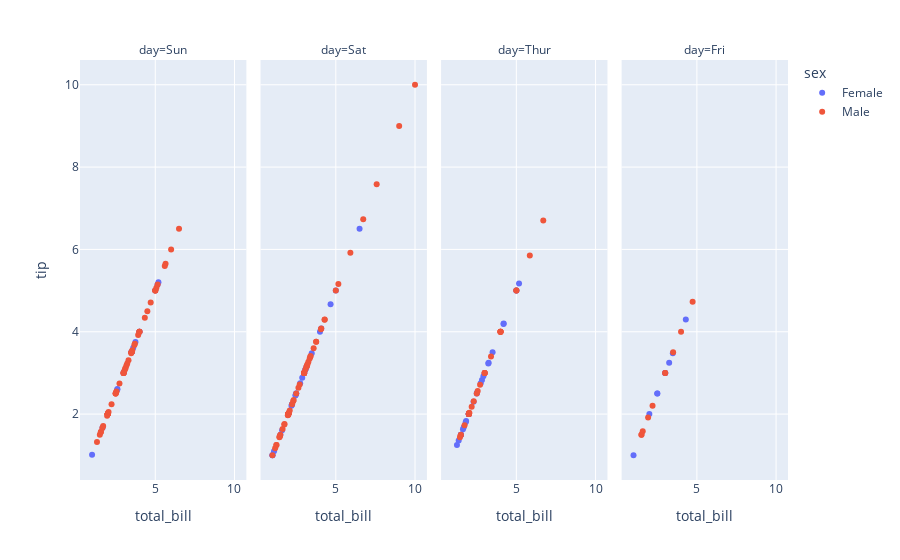

Notebook code for this chart:
### Code cell
px.scatter(tips,'total_bill','tip',color='sex',facet_col='day')

### Figure 1 — Plotly figure (JSON) as saved in the notebook; plotly's stock layout.template omitted (floating-point values rounded to 4 significant figures)
{"data": [{"hovertemplate": "sex=Female<br>day=Sun<br>total_bill=%{x}<br>tip=%{y}<extra></extra>", "legendgroup": "Female", "marker": {"color": "#636efa", "symbol": "circle"}, "mode": "markers", "name": "Female", "orientation": "v", "showlegend": true, "type": "scatter", "x": [1.01, 5.14, 3.75, 2.61, 2, 3, 4, 3.5, 3.5, 2.6, 5.2, 3.02, 3.61, 5, 1.67, 3.5, 4, 3.5], "xaxis": "x", "y": [1.01, 5.14, 3.75, 2.61, 2, 3, 4, 3.5, 3.5, 2.6, 5.2, 3.02, 3.61, 5, 1.67, 3.5, 4, 3.5], "yaxis": "y"}, {"hovertemplate": "sex=Female<br>day=Sat<br>total_bill=%{x}<br>tip=%{y}<extra></extra>", "legendgroup": "Female", "marker": {"color": "#636efa", "symbol": "circle"}, "mode": "markers", "name": "Female", "orientation": "v", "showlegend": false, "type": "scatter", "x": [1.61, 2, 3.09, 2.88, 4.67, 2, 1.1, 6.5, 2.5, 2.23, 3, 2.45, 3.07, 1.5, 3, 2.75, 2.23, 2.5, 3.48, 4.08, 4, 1, 2.47, 1, 3, 3.14, 5, 2.2], "xaxis": "x2", "y": [1.61, 2, 3.09, 2.88, 4.67, 2, 1.1, 6.5, 2.5, 2.23, 3, 2.45, 3.07, 1.5, 3, 2.75, 2.23, 2.5, 3.48, 4.08, 4, 1, 2.47, 1, 3, 3.14, 5, 2.2], "yaxis": "y2"}, {"hovertemplate": "sex=Female<br>day=Thur<br>total_bill=%{x}<br>tip=%{y}<extra></extra>", "legendgroup": "Female", "marker": {"color": "#636efa", "symbol": "circle"}, "mode": "markers", "name": "Female", "orientation": "v", "showlegend": false, "type": "scatter", "x": [2.52, 4.2, 2, 2, 2.83, 1.5, 2, 3.25, 1.25, 2, 2, 2.75, 3.5, 5, 2.3, 1.5, 1.36, 1.63, 2, 4.19, 5, 2.01, 2, 2.5, 3.23, 1.68, 1.5, 1.8, 2.92, 1.83, 5.17, 3], "xaxis": "x3", "y": [2.52, 4.2, 2, 2, 2.83, 1.5, 2, 3.25, 1.25, 2, 2, 2.75, 3.5, 5, 2.3, 1.5, 1.36, 1.63, 2, 4.19, 5, 2.01, 2, 2.5, 3.23, 1.68, 1.5, 1.8, 2.92, 1.83, 5.17, 3], "yaxis": "y3"}, {"hovertemplate": "sex=Female<br>day=Fri<br>total_bill=%{x}<br>tip=%{y}<extra></extra>", "legendgroup": "Female", "marker": {"color": "#636efa", "symbol": "circle"}, "mode": "markers", "name": "Female", "orientation": "v", "showlegend": false, "type": "scatter", "x": [3.48, 3, 2.5, 2, 4.3, 3.25, 2.5, 3, 1], "xaxis": "x4", "y": [3.48, 3, 2.5, 2, 4.3, 3.25, 2.5, 3, 1], "yaxis": "y4"}, {"hovertemplate": "sex=Male<br>day=Sun<br>total_bill=%{x}<br>tip=%{y}<extra></extra>", "legendgroup": "Male", "marker": {"color": "#EF553B", "symbol": "circle"}, "mode": "markers", "name": "Male", "orientation": "v", "showlegend": true, "type": "scatter", "x": [2, 5, 2, 3.5, 2.5, 2, 3.48, 2.24, 4.5, 5.15, 3.18, 4, 3.11, 2, 2, 3.55, 3.68, 5.65, 2, 2.74, 1.66, 2, 2.5, 3.5, 6.5, 3, 5, 2, 4, 1.5, 2.54, 3.06, 1.32, 5.6, 3, 5, 6, 2.05, 3, 2.5, 1.56, 4.34, 3.51, 3.5, 3.31, 4.71, 2, 3.12, 1.96, 3.23, 1.71, 1.57, 3, 3.92, 3.71, 4, 2.55, 5.07], "xaxis": "x", "y": [2, 5, 2, 3.5, 2.5, 2, 3.48, 2.24, 4.5, 5.15, 3.18, 4, 3.11, 2, 2, 3.55, 3.68, 5.65, 2, 2.74, 1.66, 2, 2.5, 3.5, 6.5, 3, 5, 2, 4, 1.5, 2.54, 3.06, 1.32, 5.6, 3, 5, 6, 2.05, 3, 2.5, 1.56, 4.34, 3.51, 3.5, 3.31, 4.71, 2, 3.12, 1.96, 3.23, 1.71, 1.57, 3, 3.92, 3.71, 4, 2.55, 5.07], "yaxis": "y"}, {"hovertemplate": "sex=Male<br>day=Sat<br>total_bill=%{x}<br>tip=%{y}<extra></extra>", "legendgroup": "Male", "marker": {"color": "#EF553B", "symbol": "circle"}, "mode": "markers", "name": "Male", "orientation": "v", "showlegend": false, "type": "scatter", "x": [10, 3.16, 3, 1.5, 1.44, 3, 2.72, 2, 3, 3.39, 1.47, 3, 1.25, 1, 1.17, 5.92, 2, 1.75, 9, 3.41, 3, 2.03, 2, 5.16, 3.21, 3.27, 3.6, 2, 2.31, 5, 2.24, 3, 1.76, 2.5, 1.45, 4.3, 3.35, 4.08, 7.58, 3.18, 2.34, 2, 2, 6.73, 2, 1.98, 1.64, 4.06, 4.29, 3.76, 3, 1.25, 3.76, 2.64, 3.15, 2.01, 2.09, 1.97, 3.08], "xaxis": "x2", "y": [10, 3.16, 3, 1.5, 1.44, 3, 2.72, 2, 3, 3.39, 1.47, 3, 1.25, 1, 1.17, 5.92, 2, 1.75, 9, 3.41, 3, 2.03, 2, 5.16, 3.21, 3.27, 3.6, 2, 2.31, 5, 2.24, 3, 1.76, 2.5, 1.45, 4.3, 3.35, 4.08, 7.58, 3.18, 2.34, 2, 2, 6.73, 2, 1.98, 1.64, 4.06, 4.29, 3.76, 3, 1.25, 3.76, 2.64, 3.15, 2.01, 2.09, 1.97, 3.08], "yaxis": "y2"}, {"hovertemplate": "sex=Male<br>day=Thur<br>total_bill=%{x}<br>tip=%{y}<extra></extra>", "legendgroup": "Male", "marker": {"color": "#EF553B", "symbol": "circle"}, "mode": "markers", "name": "Male", "orientation": "v", "showlegend": false, "type": "scatter", "x": [1.48, 2.18, 1.5, 2, 6.7, 5, 1.73, 2, 2.56, 2.02, 4, 1.44, 2, 2, 4, 4, 2, 2.5, 2.31, 3, 4, 3, 2.71, 3, 3.4, 5, 2.03, 2, 4, 5.85], "xaxis": "x3", "y": [1.48, 2.18, 1.5, 2, 6.7, 5, 1.73, 2, 2.56, 2.02, 4, 1.44, 2, 2, 4, 4, 2, 2.5, 2.31, 3, 4, 3, 2.71, 3, 3.4, 5, 2.03, 2, 4, 5.85], "yaxis": "y3"}, {"hovertemplate": "sex=Male<br>day=Fri<br>total_bill=%{x}<br>tip=%{y}<extra></extra>", "legendgroup": "Male", "marker": {"color": "#EF553B", "symbol": "circle"}, "mode": "markers", "name": "Male", "orientation": "v", "showlegend": false, "type": "scatter", "x": [2.2, 1.92, 1.58, 4.73, 4, 1.5, 3, 1.5, 3.5, 3], "xaxis": "x4", "y": [2.2, 1.92, 1.58, 4.73, 4, 1.5, 3, 1.5, 3.5, 3], "yaxis": "y4"}], "layout": {"annotations": [{"font": {}, "showarrow": false, "text": "day=Sun", "x": 0.1175, "xanchor": "center", "xref": "paper", "y": 1, "yanchor": "bottom", "yref": "paper"}, {"font": {}, "showarrow": false, "text": "day=Sat", "x": 0.3725, "xanchor": "center", "xref": "paper", "y": 1, "yanchor": "bottom", "yref": "paper"}, {"font": {}, "showarrow": false, "text": "day=Thur", "x": 0.6275, "xanchor": "center", "xref": "paper", "y": 1, "yanchor": "bottom", "yref": "paper"}, {"font": {}, "showarrow": false, "text": "day=Fri", "x": 0.8825, "xanchor": "center", "xref": "paper", "y": 1, "yanchor": "bottom", "yref": "paper"}], "legend": {"title": {"text": "sex"}, "tracegroupgap": 0}, "margin": {"t": 60}, "xaxis": {"anchor": "y", "domain": [0, 0.235], "title": {"text": "total_bill"}}, "xaxis2": {"anchor": "y2", "domain": [0.255, 0.49], "matches": "x", "title": {"text": "total_bill"}}, "xaxis3": {"anchor": "y3", "domain": [0.51, 0.745], "matches": "x", "title": {"text": "total_bill"}}, "xaxis4": {"anchor": "y4", "domain": [0.765, 1.0], "matches": "x", "title": {"text": "total_bill"}}, "yaxis": {"anchor": "x", "domain": [0, 1], "title": {"text": "tip"}}, "yaxis2": {"anchor": "x2", "domain": [0, 1], "matches": "y", "showticklabels": false}, "yaxis3": {"anchor": "x3", "domain": [0, 1], "matches": "y", "showticklabels": false}, "yaxis4": {"anchor": "x4", "domain": [0, 1], "matches": "y", "showticklabels": false}}}
